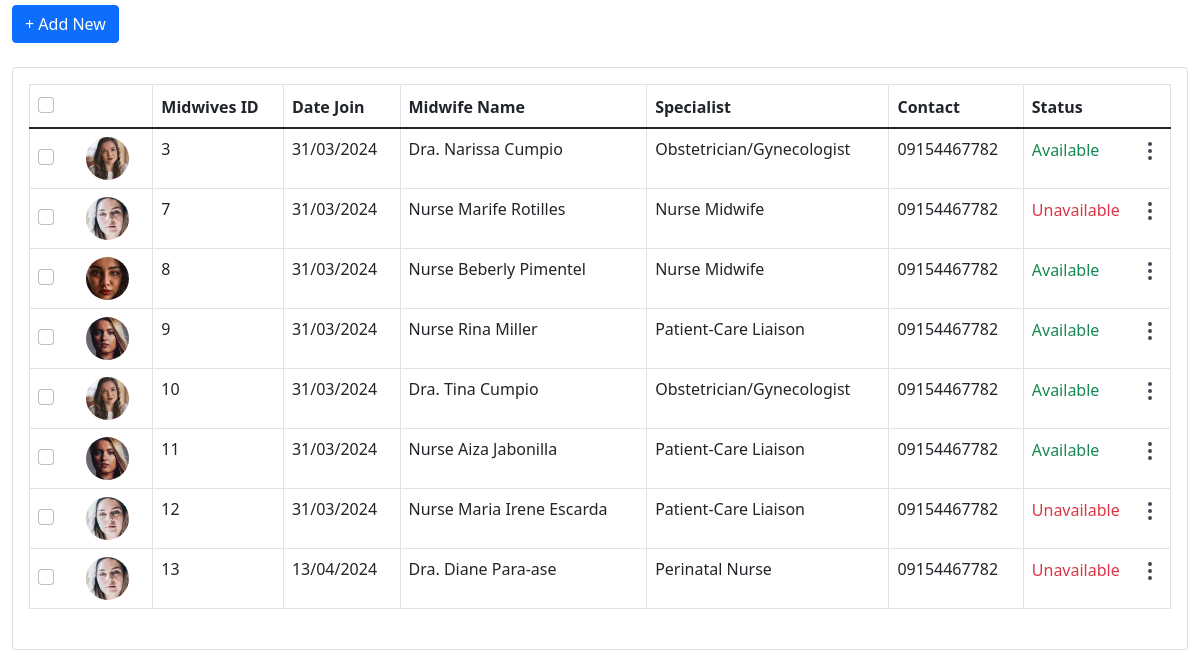
Page /admin/doctor_list.php (lower part) on the earlier database version.
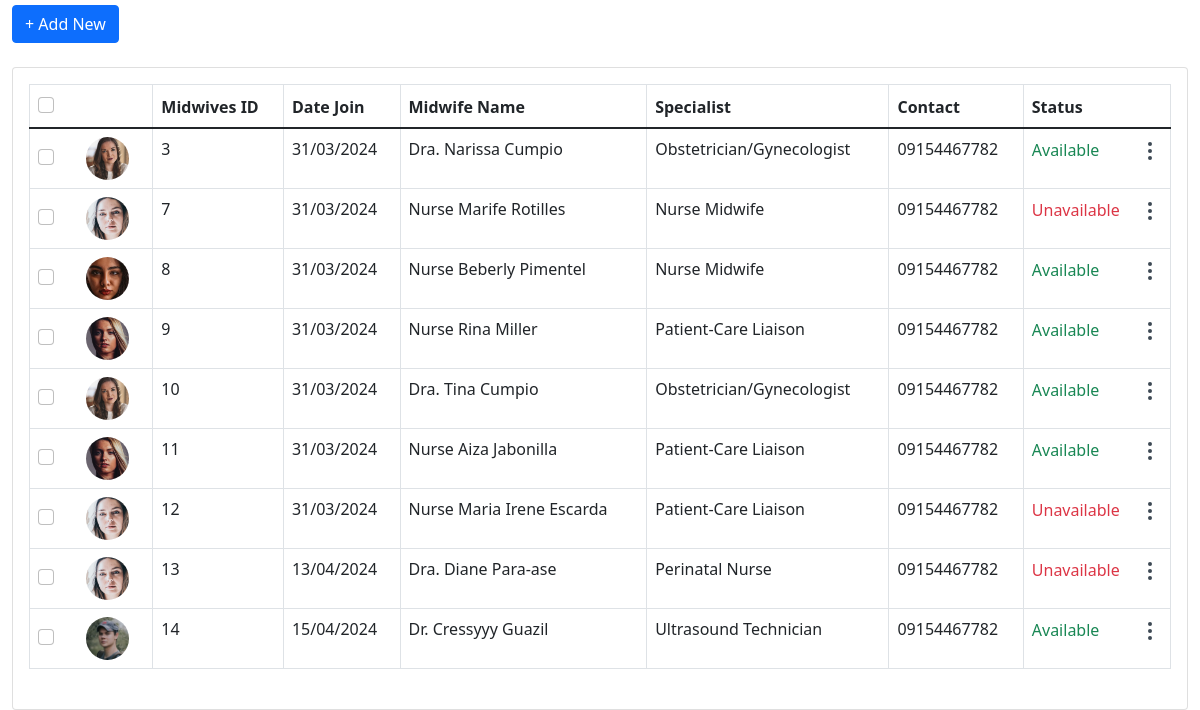
Same page on the later database version.
### tables this page shows
CREATE TABLE `doctors` (
  `DoctorID` int(11) NOT NULL AUTO_INCREMENT,
  `Title` varchar(10) NOT NULL,
  `FirstName` varchar(50) NOT NULL,
  `MiddleName` varchar(50) NOT NULL,
  `LastName` varchar(50) NOT NULL,
  `DateOfBirth` date NOT NULL,
  `Age` int(11) NOT NULL,
  `Gender` enum('Male','Female') NOT NULL,
  `Address` text NOT NULL,
  `Mobile` varchar(15) NOT NULL,
  `Email` varchar(100) NOT NULL,
  `Specialization` varchar(100) NOT NULL,
  `Status` enum('Available','Unavailable') NOT NULL,
  `JoinDate` date NOT NULL,
  `File` varchar(255) NOT NULL,
  PRIMARY KEY (`DoctorID`)
);

### admin/doctor_list.php (the view, shortened to what this page needs)
<!DOCTYPE html>
<html lang="en">
    <head>
		 <link href="https://eres.dexignzone.com/codeigniter/demo/public/assets/vendor/datatables/css/jquery.dataTables.min.css" rel="stylesheet" type="text/css"/>
		 <link href="https://eres.dexignzone.com/codeigniter/demo/public/assets/vendor/bootstrap-select/dist/css/bootstrap-select.min.css" rel="stylesheet" type="text/css"/>
    <link class="main-css" href="https://eres.dexignzone.com/codeigniter/demo/public/assets/css/style.css" rel="stylesheet" type="text/css"/>
	<link rel="stylesheet" href="https://cdnjs.cloudflare.com/ajax/libs/font-awesome/6.5.1/css/all.min.css" />
</head>
<body>
    <div id="main-wrapper">
				<?php
				include './template/header2.php';
				?>
<?php
include './template/sidebar.php';
?>
<div class="content-body">
	<div class="container-fluid">
		<div class="form-head d-flex mb-3 mb-md-4 align-items-start">
			<div class="me-auto d-lg-block">
				<a href="javascript:void(0);" class="btn btn-primary btn-rounded" data-bs-toggle="modal" data-bs-target="#doctorsModal">+ Add New</a>
			</div>
		</div>
		<div class="row">
			<div class="col-xl-12">
				<div class="card">
					<div class="card-body">
						<div class="table-responsive">
							<table id="example5" class="table shadow-hover doctor-list table-bordered mb-4 dataTablesCard fs-14">
								<thead>
									<tr>
										<th>
											<div class="checkbox align-self-center">
												<div class="form-check custom-checkbox ">
													<input type="checkbox" class="form-check-input" id="checkAll" required="">
												</div>
											</div>
										</th>
										<th>Midwives ID</th>
										<th>Date Join</th>
										<th>Midwife Name</th>
										<th>Specialist</th>
										<th>Contact</th>
										<th>Status</th>
									</tr>
								</thead>
								<tbody>
								<?php
									include_once "connection/conn.php";
									$sql = "SELECT * FROM doctors";
									$result = mysqli_query($conn, $sql);
									if (mysqli_num_rows($result) > 0) {
											while ($row = mysqli_fetch_assoc($result)) {
													echo "<tr>";
													echo '<td>
																	<div class="d-flex align-items-center">
																			<div class="checkbox text-end align-self-center">
																					<div class="form-check custom-checkbox">
																							<input type="checkbox" class="form-check-input" id="customCheckBox1">
																							<label class="form-check-label" for="customCheckBox1"></label>
																					</div>
																			</div>
																			<img alt="" src="' . $row['File'] . '" height="43" width="43" class="rounded-circle ms-4">
																	</div>
																</td>';
													echo '<td>' . $row['DoctorID'] . '</td>';
													echo '<td>' . date('d/m/Y', strtotime($row['JoinDate'])) . '</td>';
													echo '<td>' . $row['Title'] . ' ' . $row['FirstName'] . ' ' . $row['LastName'] . '</td>';
													echo '<td>' . $row['Specialization'] . '</td>';
													echo '<td><span class="font-w500">' . $row['Mobile'] . '</span></td>';
													echo "<td>
																	<div class='d-flex align-items-center'>
																			<span>" . getStatusBadge($row['Status']) . "</span>
																			<div class='dropdown ms-auto c-pointer text-end'>
																					<div class='btn-link' data-bs-toggle='dropdown'>
																							<svg width='24' height='24' viewBox='0 0 24 24' fill='none' xmlns='http://www.w3.org/2000/svg'>
																							<path d='M12 11C11.4477 11 11 11.4477 11 12C11 12.5523 11.4477 13 12 13C12.5523 13 13 12.5523 13 12C13 11.4477 12.5523 11 12 11Z' stroke='#3E4954' stroke-width='2' stroke-linecap='round' stroke-linejoin='round'/>
																							<path d='M12 18C11.4477 18 11 18.4477 11 19C11 19.5523 11.4477 20 12 20C12.5523 20 13 19.5523 13 19C13 18.4477 12.5523 18 12 18Z' stroke='#3E4954' stroke-width='2' stroke-linecap='round' stroke-linejoin='round'/>
																							<path d='M12 4C11.4477 4 11 4.44772 11 5C11 5.55228 11.4477 6 12 6C12.5523 6 13 5.55228 13 5C13 4.44772 12.5523 4 12 4Z' stroke='#3E4954' stroke-width='2' stroke-linecap='round' stroke-linejoin='round'/>
																							</svg>
																					</div>
																					<div class='dropdown-menu dropdown-menu-right'>
																							<a class='dropdown-item' href='javascript:void(0);' onclick='updateDoctorStatus(" . $row["DoctorID"] . ", \"Unavailable\")'>Unavailable</a>
																							<a class='dropdown-item' href='javascript:void(0);' onclick='updateDoctorStatus(" . $row["DoctorID"] . ", \"Available\")'>Available</a>
																							<a class='dropdown-item' href='javascript:void(0);' onclick='updateDoctorStatus(" . $row["DoctorID"] . ", \"Resigned\")'>Resigned</a>
																					</div>
																			</div>
																	</div>
																</td>";
													echo '</tr>';
											}
									} else {
											echo '<tr><td colspan="8">No doctors found.</td></tr>';
									}
									function getStatusBadge($status) {
											if ($status == 'Unavailable') {
													return "<span class='text-danger font-w600'>Unavailable</span>";
											} elseif ($status == 'Available') {
													return "<span class='text-success font-w600'>Available</span>";
											} else {
													return "<span class='font-w600'>" . $status . "</span>";
											}
									}
									?>
								</tbody>
							</table>
						</div>
					</div>
				</div>
			</div>
		</div>
	</div>
	</div>
</div>
</body>
</html>

### admin/template/header2.php (shortened to what this page needs)
<link href="https://stackpath.bootstrapcdn.com/bootstrap/5.1.3/css/bootstrap.min.css" rel="stylesheet">

### admin/template/sidebar.php (shortened to what this page needs)
<head>
    <link rel="stylesheet" href="https://cdnjs.cloudflare.com/ajax/libs/font-awesome/6.0.0-beta3/css/all.min.css">
</head>

Differences in the rows shown:
added doctors: File (picture), DoctorID "14", JoinDate "15/04/2024", Title "Dr.", FirstName "Cressyyy", LastName "Guazil", Specialization "Ultrasound Technician", Mobile "09154467782", Status "Available"
